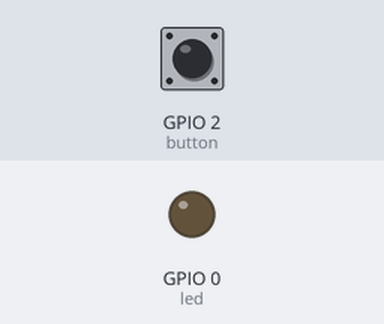
The program below on a simulated ESP32 board running MicroPython. Shown: output pins drawn as LEDs (lit = HIGH). The test bench sets the inputs (shaded band); at power-on: GPIO 2 (button) LOW.

Above: at 1.2 s.
1.3 s: GPIO 2 (button) pulled HIGH for 0.15 s
At 1.37 s:
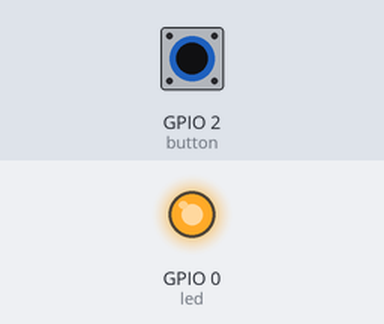
2.9 s: GPIO 2 (button) pulled HIGH for 3.2 s
At 6.4 s:
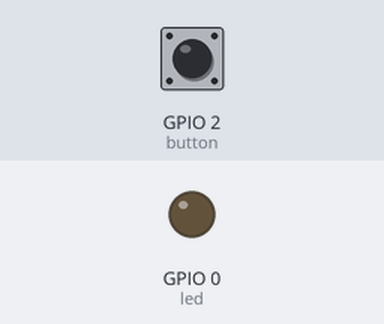
Timing chart, 0 to 7.9 s (numbered marks = the images above; inputs shaded):
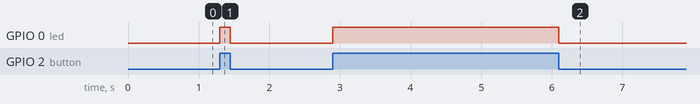

The program:

main.py
```python
from machine import Pin

# LED tersambung ke Pin 0.
led = Pin(0, Pin.OUT)
# Matikan LED
led.off()

# S1 (A1) tersambung ke Pin 2.
button = Pin(2, Pin.IN)

# Infinite loop
while True:
    # Loop selaman S1 ditekan
    while button.value() == 1:
        # Hidupkan LED
        led.on()

    # S1 tidak ditekan matikan LED
    led.off()
```

Measured:
- after the input at 1.3 s, GPIO 0 (led): LOW → HIGH at once, → LOW 0.15 s later
- after the input at 2.9 s, GPIO 0 (led): LOW → HIGH at once, → LOW 3.2 s later
